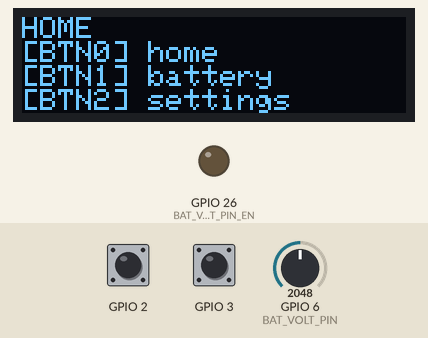
The program below on a simulated ESP32-C6. Shown: 128×32 one-colour display, output pins drawn as LEDs (lit = HIGH). The test bench sets the inputs (shaded band); at power-on: GPIO 2 HIGH, GPIO 3 HIGH, GPIO 6 (BAT_VOLT_PIN) = 2048. What the program prints to the serial monitor is not drawn.

Above: at 2.2 s.
2.3 s: GPIO 2 pulled LOW for 0.15 s
At 3.1 s:
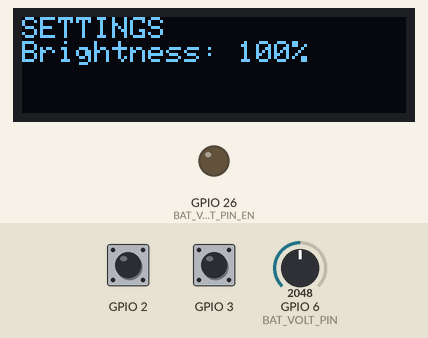
5.4 s: GPIO 3 pulled LOW for 0.15 s
At 6.7 s:
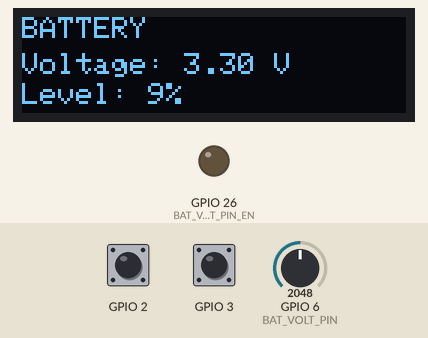
8.5 s: GPIO 6 (BAT_VOLT_PIN) set to 2866
At 11.3 s:
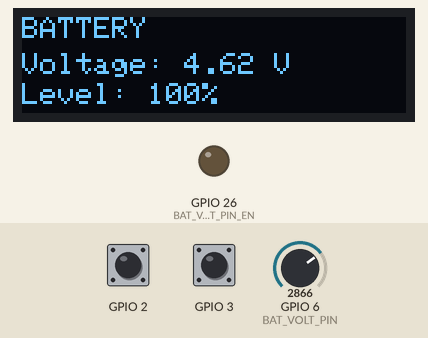
14.5 s: GPIO 6 (BAT_VOLT_PIN) set to 4095
At 15.8 s:
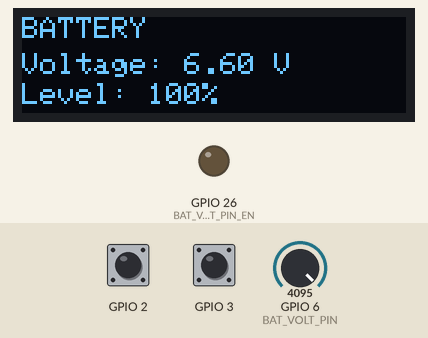
17.5 s: GPIO 2 pulled LOW for 1 s
At 20.06 s:
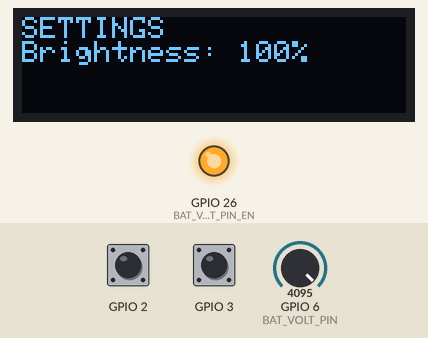
Timing chart, 0 to 21.6 s (numbered marks = the images above; inputs shaded):
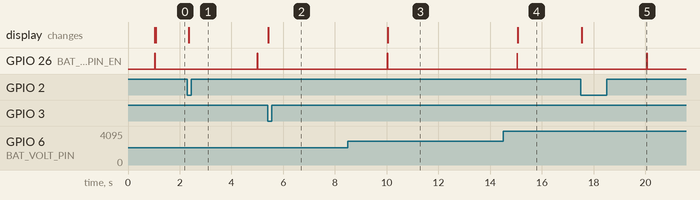

The program:

main.cpp
```cpp
// https://www.seeedstudio.com/Seeed-Studio-XIAO-ESP32C5-p-6609.html?srsltid=AfmBOoqKY_8gVJ4JI-A3QvkJrC87kX2DiGXrgdFV1Vb3hkctq9RQkFrs

#include <Arduino.h>
#include <Wire.h>
#include <Adafruit_GFX.h>
#include <Adafruit_SSD1306.h>
#include <Fonts/TomThumb.h>

#include "Types.hpp"
#include "Tasks.hpp"
#include "InputHandler.hpp"
#include "BatteryHandler.hpp"
#include "UI.hpp"

#define I2C_DATA D4 // SDA
#define I2C_CLCK D5 // SCK / SCL

#define SCREEN_WIDTH 128
#define SCREEN_HEIGHT 32
#define SCREEN_ADDRESS 0x3C

// https://jlamch.net/MXChipWelcome/
const int catImg_width = 128;
const int catImg_height = 32;
const unsigned char catImg[] PROGMEM = {
    0xff, 0xff, 0xff, 0xff, 0xff, 0xff, 0xff, 0xff, 0xff, 0xff, 0xff, 0xff, 0xff, 0xff, 0xff, 0xff,
    0xff, 0xff, 0xff, 0xff, 0xff, 0x6d, 0xff, 0xfe, 0x7b, 0xff, 0xff, 0xff, 0xff, 0xff, 0xff, 0x9f,
    0xff, 0xff, 0xff, 0xff, 0xff, 0x6d, 0x96, 0x78, 0x79, 0x49, 0xa2, 0x92, 0x76, 0x85, 0x9c, 0x9f,
    0xff, 0xff, 0xff, 0xff, 0xff, 0x6c, 0x94, 0xc0, 0x7b, 0x41, 0xb6, 0x92, 0x12, 0x84, 0x10, 0x9f,
    0xff, 0xff, 0xfc, 0x03, 0xff, 0xff, 0xff, 0xff, 0xff, 0xff, 0xff, 0xff, 0xff, 0xff, 0xff, 0xff,
    0xff, 0x80, 0x41, 0xf8, 0x1f, 0xff, 0xff, 0xff, 0xff, 0xff, 0xff, 0xff, 0xff, 0xff, 0xff, 0xff,
    0xfc, 0x7f, 0x1f, 0xff, 0xc3, 0xff, 0xff, 0x1f, 0xff, 0xff, 0xf8, 0xff, 0xff, 0xff, 0xff, 0xff,
    0xf1, 0xff, 0xff, 0xff, 0xf9, 0xff, 0xfc, 0x41, 0xff, 0xff, 0xc2, 0x3f, 0xff, 0xff, 0xff, 0xff,
    0x83, 0xff, 0xff, 0xff, 0xf8, 0xff, 0xf1, 0xf8, 0x7f, 0xfe, 0x1f, 0x8f, 0xff, 0xff, 0xff, 0xff,
    0x6f, 0xff, 0xe7, 0xff, 0xf8, 0xff, 0xc3, 0xff, 0x00, 0x00, 0xff, 0xc3, 0xff, 0xff, 0xff, 0xff,
    0xff, 0xff, 0x87, 0xff, 0xf0, 0x03, 0x0f, 0xff, 0xff, 0xff, 0xff, 0xf1, 0xff, 0xff, 0xff, 0xff,
    0xff, 0x8f, 0x1f, 0xff, 0xf1, 0xfc, 0x0f, 0xff, 0xff, 0xff, 0xff, 0xfc, 0x3f, 0xff, 0xff, 0xff,
    0xff, 0xc6, 0x3f, 0xff, 0xf1, 0xff, 0xc6, 0x00, 0xff, 0xff, 0x00, 0x7f, 0x83, 0xff, 0xff, 0xff,
    0xcf, 0xf0, 0x7f, 0xff, 0xf1, 0xff, 0xc0, 0x8e, 0x3f, 0xfc, 0x31, 0x07, 0xe0, 0xff, 0xff, 0xff,
    0xc7, 0xf8, 0xff, 0xff, 0xf0, 0xff, 0xe0, 0x00, 0xf8, 0x1f, 0x00, 0x0f, 0xf0, 0xff, 0xff, 0xff,
    0x71, 0xf1, 0xff, 0xff, 0xf8, 0x7f, 0xe3, 0xff, 0xf9, 0x9f, 0xff, 0xff, 0xf8, 0xff, 0xff, 0xff,
    0x1c, 0x03, 0xff, 0xff, 0xfc, 0x23, 0xf0, 0xff, 0xff, 0xff, 0xff, 0xff, 0xf8, 0xff, 0xff, 0xff,
    0xc3, 0x87, 0xff, 0xff, 0xfe, 0x18, 0x01, 0xff, 0xff, 0xff, 0xff, 0xff, 0xf8, 0x7f, 0xff, 0xff,
    0xf8, 0x0f, 0xff, 0xff, 0xff, 0x00, 0x07, 0xff, 0xff, 0xff, 0xff, 0xff, 0xfe, 0x3f, 0xff, 0xff,
    0xff, 0x1f, 0xe0, 0x3f, 0xff, 0xc7, 0xff, 0xff, 0xff, 0xff, 0xff, 0xff, 0xff, 0x1f, 0xff, 0xff,
    0xff, 0x1f, 0xff, 0x00, 0x1f, 0xf1, 0xff, 0xff, 0xff, 0xff, 0xff, 0xff, 0xff, 0x8f, 0xff, 0xff,
    0xff, 0x0f, 0xff, 0xff, 0x00, 0xf8, 0xff, 0xff, 0xff, 0xff, 0xfe, 0x3f, 0xf9, 0xc7, 0xff, 0xff,
    0xff, 0xc7, 0xff, 0xff, 0xff, 0xf0, 0xff, 0xff, 0xff, 0xff, 0xfe, 0x3f, 0xf1, 0xe1, 0xff, 0xff,
    0xff, 0xf1, 0xff, 0xff, 0xff, 0xe1, 0xff, 0xff, 0xff, 0xff, 0xfe, 0x3f, 0xe3, 0xf1, 0xff, 0xff,
    0xff, 0xfc, 0x3f, 0xff, 0xff, 0xc7, 0xff, 0xff, 0xff, 0xff, 0xfe, 0x00, 0x07, 0xf8, 0xff, 0xff,
    0xff, 0xff, 0x81, 0xff, 0xfc, 0x1f, 0xff, 0xff, 0xff, 0xff, 0xff, 0xff, 0xff, 0xfc, 0x7f, 0xff,
    0xff, 0xff, 0xfc, 0x00, 0x01, 0xff, 0xff, 0xff, 0xff, 0xff, 0xff, 0xff, 0xff, 0xfe, 0x3f, 0xff,
    0xff, 0xff, 0xff, 0xf8, 0xff, 0xff, 0xff, 0xff, 0xff, 0xff, 0xff, 0xff, 0xff, 0xff, 0x1e, 0x3f,
    0xff, 0xff, 0xff, 0xf1, 0xff, 0xff, 0xff, 0xff, 0xff, 0xff, 0xff, 0xff, 0xff, 0xff, 0x80, 0x87,
    0xff, 0xff, 0xff, 0xe1, 0xff, 0xff, 0xff, 0xff, 0xff, 0xff, 0xff, 0xff, 0xff, 0xff, 0xc7, 0xe3,
    0xff, 0xff, 0xff, 0xe3, 0xff, 0xff, 0xff, 0xff, 0xff, 0xff, 0xff, 0xff, 0xff, 0xff, 0xc3, 0xe3,
    0xff, 0xff, 0xff, 0xc7, 0xff, 0xff, 0xff, 0xff, 0xff, 0xff, 0xff, 0xff, 0xff, 0xff, 0xe0, 0x0f};

Adafruit_SSD1306 display(SCREEN_WIDTH, SCREEN_HEIGHT, &Wire, -1);

InputHandler<3> inputHandler({D2, D1, D0});
BatteryHandler batteryHandler;

UI ui(display, batteryHandler);

void setup()
{
  Serial.begin(115200);

  Wire.begin(I2C_DATA, I2C_CLCK);
  Wire.setClock(100000);

  inputHandler.begin();
  batteryHandler.begin();

  delay(1000);

  if (!display.begin(SSD1306_SWITCHCAPVCC, SCREEN_ADDRESS, false, false))
  {
    Serial.println(F("SSD1306 not found"));
    while (1)
      ;
  }

  display.clearDisplay();

  display.setTextSize(1);
  display.setTextColor(SSD1306_WHITE);
  display.setCursor(0, 0);
  display.print("DumbWatch Loading...");
  display.display();

  batteryHandler.UpdateState();
  ui.MarkDirty();
}

tasks::ScheduledTask<tasks::BaseTaskData> InputUpdateTask(
    tasks::BaseTaskData{.interval = 50},
    [](const types::TimeMS_t currentTime)
    {
      static auto &task = InputUpdateTask;
      if (currentTime - task.data.lastRun >= task.data.interval)
      {
        inputHandler.UpdateState();

        if (inputHandler.buttons[0].pressed())
          ui.SetScreen(UI::Screen::HOME);
        if (inputHandler.buttons[1].pressed())
          ui.SetScreen(UI::Screen::BATTERY);
        if (inputHandler.buttons[2].pressed())
          ui.SetScreen(UI::Screen::SETTINGS);

        task.data.lastRun = millis();
      }
    });

tasks::ScheduledTask<tasks::BaseTaskData> BatteryUpdateTask(
    tasks::BaseTaskData{.interval = 5000},
    [](const types::TimeMS_t currentTime)
    {
      static auto &task = BatteryUpdateTask;
      if (currentTime - task.data.lastRun >= task.data.interval)
      {
        float oldVoltage = batteryHandler.voltage;
        int oldPercentage = batteryHandler.percentage;

        batteryHandler.UpdateState();

        if (oldVoltage != batteryHandler.voltage || oldPercentage != batteryHandler.percentage)
        {
          ui.MarkDirty();

          Serial.print("Battery: ");
          Serial.print(batteryHandler.voltage, 2);
          Serial.print("V ");
          Serial.print(batteryHandler.percentage);
          Serial.println("%");
        }

        task.data.lastRun = millis();
      }
    });

tasks::ScheduledTask<tasks::BaseTaskData> UIRenderTask(
    tasks::BaseTaskData{.interval = 16},
    [](const types::TimeMS_t currentTime)
    {
      static auto &task = UIRenderTask;
      if (currentTime - task.data.lastRun >= task.data.interval)
      {
        ui.Render();
        task.data.lastRun = millis();
      }
    });

const size_t SCHEDULE_LEN = 3;
std::array<tasks::ScheduledTaskInterface *, SCHEDULE_LEN> schedule = {
    &InputUpdateTask,
    &BatteryUpdateTask,
    &UIRenderTask,
};

void loop()
{
  types::TimeMS_t currentTime = millis();
  for (auto task : schedule)
  {
    task->run(currentTime);
    currentTime = millis();
  }

  delay(10);
}
```

BatteryHandler.hpp
```cpp
#ifndef BATTERYHANDLER_HPP
#define BATTERYHANDLER_HPP

#include <Arduino.h>

#include "HandlerInterface.hpp"

#define BAT_VOLT_PIN 6
#define BAT_VOLT_PIN_EN 26

#define BAT_CHECK_ITERATIONS 16.0

struct BatteryHandler : public HandlerInterface
{
    float voltage = 0.0f;
    int percentage = 0;

    void UpdateState() override
    {
        // enable ADC pin
        digitalWrite(BAT_VOLT_PIN_EN, HIGH);
        delay(10);

        uint32_t voltageSum = 0;
        for (int i = 0; i < BAT_CHECK_ITERATIONS; i++)
            voltageSum += analogReadMilliVolts(BAT_VOLT_PIN);

        // disable ADC pin
        digitalWrite(BAT_VOLT_PIN_EN, LOW);

        // https://wiki.seeedstudio.com/check_battery_voltage/

        // convert ADC reading to voltage
        // 2 * voltageSum because ADC is connected to a 1:2 voltage divider
        // voltageSum / [BAT_CHECK_ITERATIONS] to average all [BAT_CHECK_ITERATIONS] measurements
        // / 1000 to convert from mV to V (ex. 3500mV -> 3.5V)
        voltage = (2.0 * voltageSum / BAT_CHECK_ITERATIONS) / 1000.0;

        // LiPo percentage estimate
        // batteryVoltage - 3.20 moves the zero point to 3.20V we want distance from empty (empty:3.2V)
        // (4.20 - 3.20) total usable voltage range
        // (batteryVoltage - 3.20) / (4.20 - 3.20) converts the distance from empty into a decimal
        // * 100 to convert decimal to percentage
        percentage = (int)((voltage - 3.20) / (4.20 - 3.20) * 100);
        percentage = constrain(percentage, 0, 100);
    }

    void begin() override
    {
        pinMode(BAT_VOLT_PIN, INPUT);
        pinMode(BAT_VOLT_PIN_EN, OUTPUT);

        // disable ADC pin
        // ADC pin can cause interference with other pins
        digitalWrite(BAT_VOLT_PIN_EN, LOW);
    }
};

#endif // BATTERYHANDLER_HPP
```

HandlerInterface.hpp
```cpp
#ifndef HANDLERINTERFACE_HPP
#define HANDLERINTERFACE_HPP

struct HandlerInterface
{
    virtual void UpdateState() = 0;
    virtual void begin() = 0;
};

#endif // HANDLERINTERFACE_HPP
```

InputHandler.hpp
```cpp
#ifndef INPUTHANDLER_HPP
#define INPUTHANDLER_HPP

#include <Arduino.h>
#include <array>
#include <initializer_list>

#include "HandlerInterface.hpp"
#include "Types.hpp"

template <std::size_t N>
struct InputHandler : public HandlerInterface
{
    struct ButtonState_t
    {
        bool current = false;
        bool previous = false;

        bool pressed() const
        {
            return current && !previous;
        }

        bool released() const
        {
            return !current && previous;
        }

        bool held() const
        {
            return current;
        }
    };

    std::array<types::Pin_t, N> pins;
    std::array<ButtonState_t, N> buttons;

    InputHandler(const std::array<types::Pin_t, N> &pinsList) : pins(pinsList) {}

    void begin() override
    {
        for (types::Pin_t pin : pins)
            pinMode(pin, INPUT_PULLUP); // active low
    }

    void UpdateState() override
    {
        for (std::size_t iter = 0; iter < N; iter++)
        {
            buttons[iter].previous = buttons[iter].current;
            buttons[iter].current = digitalRead(pins[iter]) == LOW; // active low
        }
    }
};

#endif // INPUTHANDLER_HPP
```

Tasks.hpp
```cpp
#ifndef TASKS_HPP
#define TASKS_HPP

#include <vector>
#include <functional>

#include "Types.hpp"

namespace tasks
{

    struct BaseTaskData
    {
        const types::TimeMS_t interval = 0;
        types::TimeMS_t lastRun = 0;
    };

    struct ScheduledTaskInterface
    {
        virtual void run(const types::TimeMS_t) = 0;
        virtual ~ScheduledTaskInterface() = default;
    };

    template <class T>
    struct ScheduledTask : public ScheduledTaskInterface
    {
        T data;
        std::function<void(const types::TimeMS_t)> function;

        ScheduledTask(T _data, std::function<void(const types::TimeMS_t)> _function)
            : data(_data), function(_function) {}

        void run(const types::TimeMS_t currentTime) override
        {
            function(currentTime);
        }
    };

} // tasks

#endif // TASKS_HPP
```

Types.hpp
```cpp
#ifndef TYPES_HPP
#define TYPES_HPP

namespace types
{

    typedef unsigned long TimeMS_t;
    typedef const uint8_t Pin_t;

} // types

#endif // TYPES_HPP
```

UI.hpp
```cpp
#ifndef UI_HPP
#define UI_HPP

#include <Adafruit_SSD1306.h>
#include <Adafruit_GFX.h>

#include "HandlerInterface.hpp"
#include "BatteryHandler.hpp"

struct UI
{
    enum class Screen
    {
        HOME,
        BATTERY,
        SETTINGS,
    };

    UI(Adafruit_SSD1306 &display, BatteryHandler &battery)
        : display(display), battery(battery) {}

    void Render()
    {
        if (!dirty)
            return;

        display.clearDisplay();

        switch (screen)
        {
        case Screen::HOME:
            renderHome();
            break;
        case Screen::BATTERY:
            renderBattery();
            break;
        case Screen::SETTINGS:
            renderSettings();
            break;
        }

        display.display();
        dirty = false;
    }

    void SetScreen(Screen newScreen)
    {
        if (screen == newScreen)
            return;

        screen = newScreen;
        dirty = true;
    }

    // interface for other resources to update their state
    // ex: battery.UpdateState() -> if (new% != old%) ui.MarkDirty()
    void MarkDirty()
    {
        dirty = true;
    }

private:
    void renderHome();
    void renderBattery();
    void renderSettings();

    Adafruit_SSD1306 &display;
    BatteryHandler &battery;

    Screen screen = Screen::HOME;

    // only render when dirty
    bool dirty = true;
};

void UI::renderHome()
{
    display.setTextSize(1);
    display.setCursor(0, 0);
    display.println("HOME");
    display.println("[BTN0] home");
    display.println("[BTN1] battery");
    display.println("[BTN2] settings");
}

void UI::renderBattery()
{
    display.setTextSize(1);
    display.setTextColor(SSD1306_WHITE);
    display.setCursor(0, 0);
    display.println("BATTERY");

    display.setCursor(0, 12);
    display.print("Voltage: ");
    display.print(battery.voltage, 2);
    display.println(" V");

    display.setCursor(0, 22);
    display.print("Level: ");
    display.print(battery.percentage);
    display.println("%");
}

void UI::renderSettings()
{
    display.setTextSize(1);
    display.setTextColor(SSD1306_WHITE);
    display.setCursor(0, 0);
    display.println("SETTINGS");
    display.println("Brightness: 100%");
}

#endif // UI_HPP
```

Measured:
- after the input at 2.3 s, the display: changes after 0.05 s (image 1)
- after the input at 5.4 s, the display: changes at once (image 2)
- after the input at 8.5 s, the display: changes after 1.5 s (image 3)
- after the input at 14.5 s, the display: changes after 0.56 s (image 4)
- after the input at 17.5 s, the display: changes after 0.05 s (image 5)
